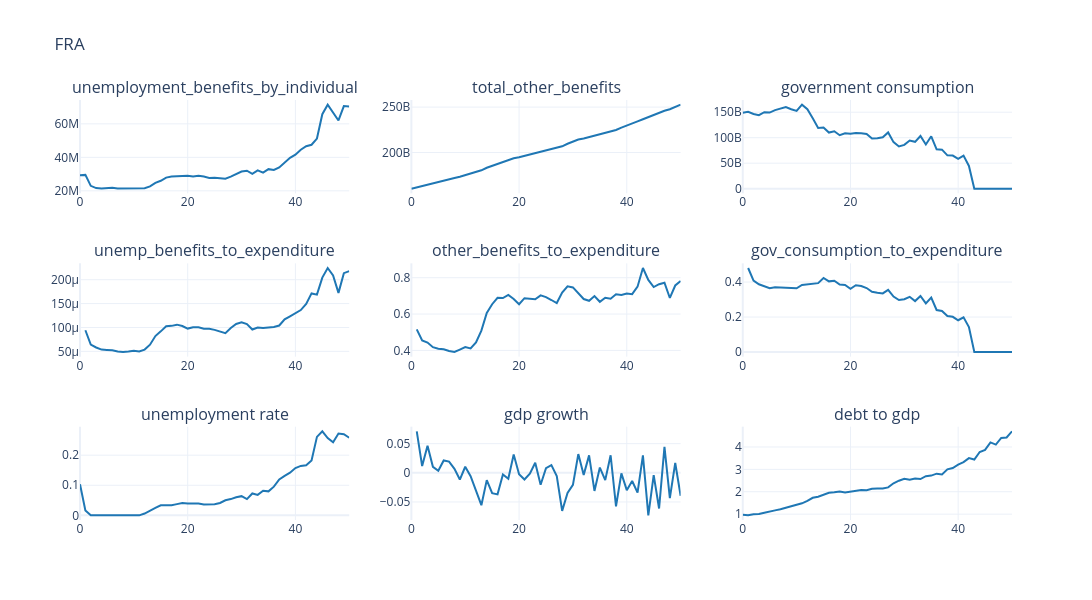

Notebook code cell kept with this figure:
### Code cell
plot_output(
    df=df_base[
        ['unemployment_benefits_by_individual', 'total_other_benefits', 'government consumption',
         'unemp_benefits_to_expenditure', 'other_benefits_to_expenditure', 'gov_consumption_to_expenditure', 
         'unemployment rate', 'gdp growth', 'debt to gdp']
         ],
    no_rows=3,
    no_cols=3,
    country_code=cfg.country_iso3,
    line_color="#1f77b4",
    base_height=200,
    base_width=400,
)
